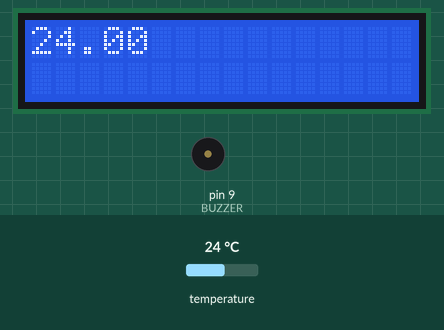
This sketch was run on a simulated Arduino Uno, built with avr-gcc and run on an emulated ATmega328P. Shown: 16×2 character LCD, buzzer (waves = sounding). The test bench sets the inputs (shaded band); at power-on: temperature 24 °C.

Above: at 2.2 s.
2.3 s: temperature set to 12 °C
At 6.9 s:
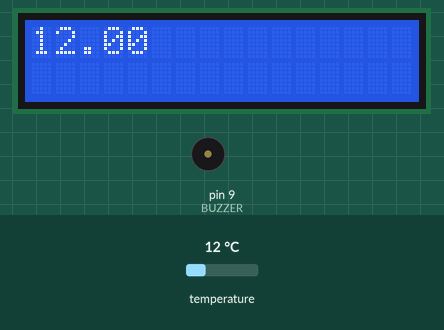
11.8 s: temperature set to 12.7 °C
At 16.6 s:
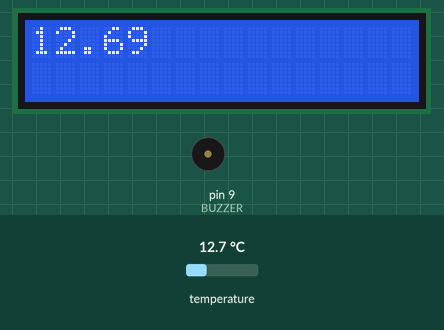
21.3 s: temperature set to 13.4 °C
At 40.4 s:
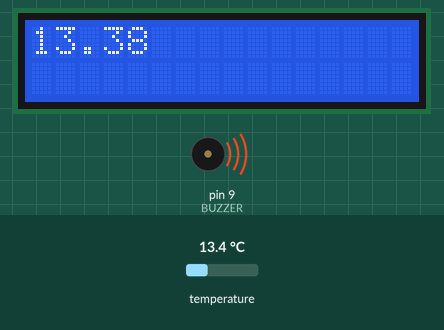
Timing chart, 0 to 42.7 s (numbered marks = the images above; inputs shaded):
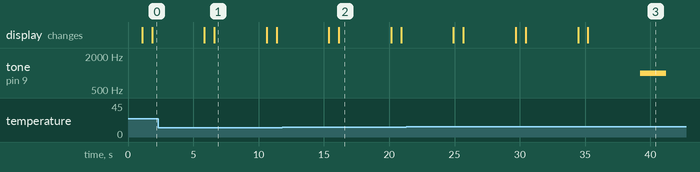

Measured:
- the behaviour switches between 12.8 and 12.9 °C on temperature (found by bisection; images 2 and 3)
- after the input at 2.3 s, the display: first differs from a run without the input after 4.3 s (image 1)
- after the input at 11.8 s, tone on pin 9 (BUZZER): stays silent (without the input it goes to 1000 Hz after 8.4 s); the display: first differs from a run without the input after 4.3 s (image 2)
- after the input at 21.3 s, the display: first differs from a run without the input after 4.4 s (image 3)
- what the display in image 1 shows lasts 4.0 s, from 6.6 s to 10.6 s

The sketch:

Termometro_LCD.ino
```cpp
/*
 * Termometro digitale
*/

// Includi le librerie per lo schermo LCD
#include <LiquidCrystal.h>

// Includi le librerie per il sensore di temperatura
#include <OneWire.h>
#include <DallasTemperature.h>
#define ONE_WIRE_BUS 8
OneWire oneWire(ONE_WIRE_BUS);
DallasTemperature sensors(&oneWire);

// Definisci i parametri dello schermo LCD
const int rs = 12, en = 11, d4 = 5, d5 = 4, d6 = 3, d7 = 2;
LiquidCrystal lcd(rs, en, d4, d5, d6, d7);

// Definisci il pin per il buzzer
const int BUZZER = 9;

// Definisci i valori di temperatura
float prev_temp=85.0;
float last_prev_temp=85.0;
float temp;

void setup() {
  // Imposta colonne e righe dello schermo LCD
  lcd.begin(16, 2);
  lcd.noBlink();

  // Inizializza il sensore per la temperatua
  sensors.begin();

  // Imposta il pin per il buzzer
  pinMode(BUZZER, OUTPUT);

  // Stampa messaggio di benvenuto (in realtà fornisce il tempo per inizializzare il sensore)
  lcd.print("READY");
  delay(1000);
  lcd.clear();
}


long int i = 0;
void loop() {
  // Leggi la temperatura
  sensors.requestTemperatures();
  temp = sensors.getTempCByIndex(0);

  // Visualizza la temperatura e aspetta 4 secondi
  lcd.print(temp);
  delay(4000);
  lcd.clear();

  // Controlla se siamo a regime
  if(abs(temp-prev_temp)<0.1 &&
     abs(temp-last_prev_temp)<0.1) {

      // Fai suonare il buzzer e visualizza la temperatura
      tone(BUZZER, 1000);
      lcd.print(temp);
      delay(2000);

      // Spegni il buzzer (sono passati 2 secondi) ma continua a visualizzare il valore per altri 8 secondi
      noTone(BUZZER);
      delay(8000);

      // Pulisci lo schermo e setta la temperatura a 85.0
      lcd.clear();
      temp=85.0;
  }

  // Salva le temperature per controllare se arriviamo a regime
  if(i==0) {
    prev_temp=temp;
  }
  else if (i>0) {
    last_prev_temp = prev_temp;
    prev_temp = temp;
  }
  i++;
}
```
